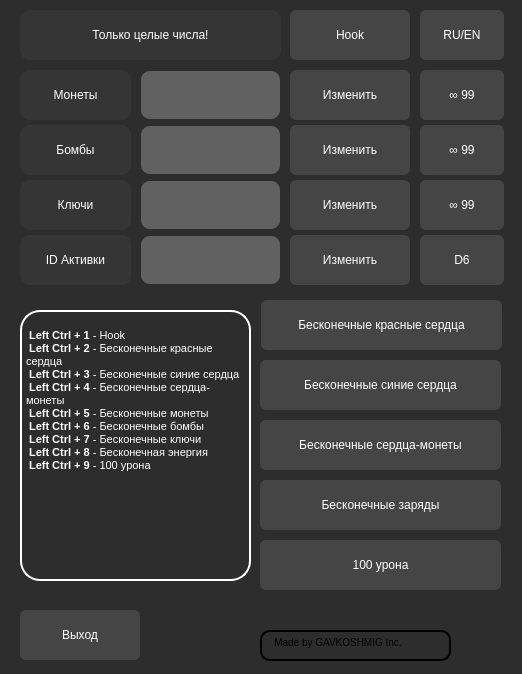
<?xml version="1.0" encoding="UTF-8"?>
<ui version="4.0">
 <class>MainWindow</class>
 <widget class="QMainWindow" name="MainWindow">
  <property name="enabled">
   <bool>true</bool>
  </property>
  <property name="geometry">
   <rect>
    <x>0</x>
    <y>0</y>
    <width>522</width>
    <height>674</height>
   </rect>
  </property>
  <property name="sizePolicy">
   <sizepolicy hsizetype="Fixed" vsizetype="Fixed">
    <horstretch>0</horstretch>
    <verstretch>0</verstretch>
   </sizepolicy>
  </property>
  <property name="minimumSize">
   <size>
    <width>522</width>
    <height>674</height>
   </size>
  </property>
  <property name="maximumSize">
   <size>
    <width>522</width>
    <height>674</height>
   </size>
  </property>
  <property name="windowTitle">
   <string>Isaac`s Cheats</string>
  </property>
  <property name="styleSheet">
   <string notr="true">QWidget::setFixedSize(522, 674)</string>
  </property>
  <widget class="QWidget" name="centralwidget">
   <property name="styleSheet">
    <string notr="true">QWidget{
background-color: rgb(45, 45, 45);
}</string>
   </property>
   <widget class="QLabel" name="Int_Numbers_Only">
    <property name="geometry">
     <rect>
      <x>20</x>
      <y>10</y>
      <width>261</width>
      <height>50</height>
     </rect>
    </property>
    <property name="styleSheet">
     <string notr="true">QLabel{
	color: rgb(255, 255, 255);
	font: 75 11pt &quot;MS Shell Dlg 2&quot;;
	background-color: rgb(53, 53, 53);
	border-radius: 10px;
}</string>
    </property>
    <property name="text">
     <string>&lt;html&gt;&lt;head/&gt;&lt;body&gt;&lt;p align=&quot;center&quot;&gt;Только целые числа!&lt;/p&gt;&lt;/body&gt;&lt;/html&gt;</string>
    </property>
    <property name="margin">
     <number>10</number>
    </property>
   </widget>
   <widget class="QLabel" name="Coins">
    <property name="geometry">
     <rect>
      <x>20</x>
      <y>70</y>
      <width>111</width>
      <height>50</height>
     </rect>
    </property>
    <property name="styleSheet">
     <string notr="true">QLabel{
	color: rgb(255, 255, 255);
	font: 75 11pt &quot;MS Shell Dlg 2&quot;;
	background-color: rgb(53, 53, 53);
	border-radius: 10px;
}</string>
    </property>
    <property name="text">
     <string>&lt;html&gt;&lt;head/&gt;&lt;body&gt;&lt;p align=&quot;center&quot;&gt;Монеты&lt;/p&gt;&lt;/body&gt;&lt;/html&gt;</string>
    </property>
    <property name="margin">
     <number>10</number>
    </property>
   </widget>
   <widget class="QLabel" name="Bombs">
    <property name="geometry">
     <rect>
      <x>20</x>
      <y>125</y>
      <width>111</width>
      <height>50</height>
     </rect>
    </property>
    <property name="styleSheet">
     <string notr="true">QLabel{
	color: rgb(255, 255, 255);
	font: 75 11pt &quot;MS Shell Dlg 2&quot;;
	background-color: rgb(53, 53, 53);
	border-radius: 10px;
}</string>
    </property>
    <property name="text">
     <string>&lt;html&gt;&lt;head/&gt;&lt;body&gt;&lt;p align=&quot;center&quot;&gt;Бомбы&lt;/p&gt;&lt;/body&gt;&lt;/html&gt;</string>
    </property>
    <property name="margin">
     <number>10</number>
    </property>
   </widget>
   <widget class="QLabel" name="Keys">
    <property name="geometry">
     <rect>
      <x>20</x>
      <y>180</y>
      <width>111</width>
      <height>50</height>
     </rect>
    </property>
    <property name="styleSheet">
     <string notr="true">QLabel{
	color: rgb(255, 255, 255);
	font: 75 11pt &quot;MS Shell Dlg 2&quot;;
	background-color: rgb(53, 53, 53);
	border-radius: 10px;
}</string>
    </property>
    <property name="text">
     <string>&lt;html&gt;&lt;head/&gt;&lt;body&gt;&lt;p align=&quot;center&quot;&gt;Ключи&lt;/p&gt;&lt;/body&gt;&lt;/html&gt;</string>
    </property>
    <property name="margin">
     <number>10</number>
    </property>
   </widget>
   <widget class="QLabel" name="Active_items">
    <property name="geometry">
     <rect>
      <x>20</x>
      <y>235</y>
      <width>111</width>
      <height>50</height>
     </rect>
    </property>
    <property name="styleSheet">
     <string notr="true">QLabel{
	color: rgb(255, 255, 255);
	font: 75 11pt &quot;MS Shell Dlg 2&quot;;
	background-color: rgb(53, 53, 53);
	border-radius: 10px;
}</string>
    </property>
    <property name="text">
     <string>&lt;html&gt;&lt;head/&gt;&lt;body&gt;&lt;p align=&quot;center&quot;&gt;ID Активки&lt;/p&gt;&lt;/body&gt;&lt;/html&gt;</string>
    </property>
    <property name="margin">
     <number>10</number>
    </property>
   </widget>
   <widget class="QPushButton" name="Change_coins">
    <property name="geometry">
     <rect>
      <x>290</x>
      <y>70</y>
      <width>120</width>
      <height>50</height>
     </rect>
    </property>
    <property name="styleSheet">
     <string notr="true">QPushButton {
	color: rgb(255, 255, 255);
	font: 10pt &quot;MS Shell Dlg 2&quot;;
    border-radius: 6px;
	background-color: rgb(69, 69, 69);
    min-width: 80px;
}
QPushButton:hover{
	border: 2px solid rgb(50, 50, 50);
}
QPushButton:pressed {
	background-color: rgb(64, 64, 64);
}

QPushButton:flat {
    border: none; 
}

QPushButton:default {
    border-color: navy; 
}</string>
    </property>
    <property name="text">
     <string>Изменить</string>
    </property>
   </widget>
   <widget class="QLineEdit" name="Input_coins">
    <property name="geometry">
     <rect>
      <x>140</x>
      <y>70</y>
      <width>141</width>
      <height>50</height>
     </rect>
    </property>
    <property name="styleSheet">
     <string notr="true">QLineEdit{
	font: 10pt &quot;MS Shell Dlg 2&quot;;
	border: 2px solid rgb(37, 39, 48, 0);
	border-radius: 10px;
	color: #FFF;
	padding-left: 20 px;
	padding-right: 20 px;
	background-color: rgb(97, 97, 97);
}
QLineEdit:hover{
	border: 2px solid rgb(104, 104, 104);
}
QLineEdit:focus{
	border: 2px solid rgb(255, 255, 255);
	
	background-color: rgb(141, 141, 141);
}</string>
    </property>
   </widget>
   <widget class="QLineEdit" name="Input_bombs">
    <property name="geometry">
     <rect>
      <x>140</x>
      <y>125</y>
      <width>141</width>
      <height>50</height>
     </rect>
    </property>
    <property name="styleSheet">
     <string notr="true">QLineEdit{
	font: 10pt &quot;MS Shell Dlg 2&quot;;
	border: 2px solid rgb(37, 39, 48, 0);
	border-radius: 10px;
	color: #FFF;
	padding-left: 20 px;
	padding-right: 20 px;
	background-color: rgb(97, 97, 97);
}
QLineEdit:hover{
	border: 2px solid rgb(104, 104, 104);
}
QLineEdit:focus{
	border: 2px solid rgb(255, 255, 255);
	
	background-color: rgb(141, 141, 141);
}</string>
    </property>
   </widget>
   <widget class="QLineEdit" name="Input_keys">
    <property name="geometry">
     <rect>
      <x>140</x>
      <y>180</y>
      <width>141</width>
      <height>50</height>
     </rect>
    </property>
    <property name="styleSheet">
     <string notr="true">QLineEdit{
	font: 10pt &quot;MS Shell Dlg 2&quot;;
	border: 2px solid rgb(37, 39, 48, 0);
	border-radius: 10px;
	color: #FFF;
	padding-left: 20 px;
	padding-right: 20 px;
	background-color: rgb(97, 97, 97);
}
QLineEdit:hover{
	border: 2px solid rgb(104, 104, 104);
}
QLineEdit:focus{
	border: 2px solid rgb(255, 255, 255);
	
	background-color: rgb(141, 141, 141);
}</string>
    </property>
   </widget>
   <widget class="QLineEdit" name="Input_items">
    <property name="geometry">
     <rect>
      <x>140</x>
      <y>235</y>
      <width>141</width>
      <height>50</height>
     </rect>
    </property>
    <property name="styleSheet">
     <string notr="true">QLineEdit{
	font: 10pt &quot;MS Shell Dlg 2&quot;;
	border: 2px solid rgb(37, 39, 48, 0);
	border-radius: 10px;
	color: #FFF;
	padding-left: 20 px;
	padding-right: 20 px;
	background-color: rgb(97, 97, 97);
}
QLineEdit:hover{
	border: 2px solid rgb(104, 104, 104);
}
QLineEdit:focus{
	border: 2px solid rgb(255, 255, 255);
	
	background-color: rgb(141, 141, 141);
}</string>
    </property>
   </widget>
   <widget class="QPushButton" name="Change_bombs">
    <property name="geometry">
     <rect>
      <x>290</x>
      <y>125</y>
      <width>120</width>
      <height>50</height>
     </rect>
    </property>
    <property name="styleSheet">
     <string notr="true">QPushButton {
	color: rgb(255, 255, 255);
	font: 10pt &quot;MS Shell Dlg 2&quot;;
    border-radius: 6px;
	background-color: rgb(69, 69, 69);
    min-width: 80px;
}
QPushButton:hover{
	border: 2px solid rgb(50, 50, 50);
}
QPushButton:pressed {
	background-color: rgb(64, 64, 64);
}

QPushButton:flat {
    border: none; 
}

QPushButton:default {
    border-color: navy; 
}</string>
    </property>
    <property name="text">
     <string>Изменить</string>
    </property>
   </widget>
   <widget class="QPushButton" name="Change_keys">
    <property name="geometry">
     <rect>
      <x>290</x>
      <y>180</y>
      <width>120</width>
      <height>50</height>
     </rect>
    </property>
    <property name="styleSheet">
     <string notr="true">QPushButton {
	color: rgb(255, 255, 255);
	font: 10pt &quot;MS Shell Dlg 2&quot;;
    border-radius: 6px;
	background-color: rgb(69, 69, 69);
    min-width: 80px;
}
QPushButton:hover{
	border: 2px solid rgb(50, 50, 50);
}
QPushButton:pressed {
	background-color: rgb(64, 64, 64);
}

QPushButton:flat {
    border: none; 
}

QPushButton:default {
    border-color: navy; 
}</string>
    </property>
    <property name="text">
     <string>Изменить</string>
    </property>
   </widget>
   <widget class="QPushButton" name="Change_items">
    <property name="geometry">
     <rect>
      <x>290</x>
      <y>235</y>
      <width>120</width>
      <height>50</height>
     </rect>
    </property>
    <property name="styleSheet">
     <string notr="true">QPushButton {
	color: rgb(255, 255, 255);
	font: 10pt &quot;MS Shell Dlg 2&quot;;
    border-radius: 6px;
	background-color: rgb(69, 69, 69);
    min-width: 80px;
}
QPushButton:hover{
	border: 2px solid rgb(50, 50, 50);
}
QPushButton:pressed {
	background-color: rgb(64, 64, 64);
}

QPushButton:flat {
    border: none; 
}

QPushButton:default {
    border-color: navy; 
}</string>
    </property>
    <property name="text">
     <string>Изменить</string>
    </property>
   </widget>
   <widget class="QPushButton" name="Infinity_coins">
    <property name="geometry">
     <rect>
      <x>420</x>
      <y>70</y>
      <width>84</width>
      <height>50</height>
     </rect>
    </property>
    <property name="styleSheet">
     <string notr="true">QPushButton {
	color: rgb(255, 255, 255);
	font: 10pt &quot;MS Shell Dlg 2&quot;;
    border-radius: 6px;
	background-color: rgb(69, 69, 69);
    min-width: 80px;
}
QPushButton:hover{
	border: 2px solid rgb(50, 50, 50);
}
QPushButton:pressed {
	background-color: rgb(64, 64, 64);
}

QPushButton:flat {
    border: none; 
}

QPushButton:default {
    border-color: navy; 
}</string>
    </property>
    <property name="text">
     <string>∞ 99</string>
    </property>
   </widget>
   <widget class="QPushButton" name="Infinity_bombs">
    <property name="geometry">
     <rect>
      <x>420</x>
      <y>125</y>
      <width>84</width>
      <height>50</height>
     </rect>
    </property>
    <property name="styleSheet">
     <string notr="true">QPushButton {
	color: rgb(255, 255, 255);
	font: 10pt &quot;MS Shell Dlg 2&quot;;
    border-radius: 6px;
	background-color: rgb(69, 69, 69);
    min-width: 80px;
}
QPushButton:hover{
	border: 2px solid rgb(50, 50, 50);
}
QPushButton:pressed {
	background-color: rgb(64, 64, 64);
}

QPushButton:flat {
    border: none; 
}

QPushButton:default {
    border-color: navy; 
}</string>
    </property>
    <property name="text">
     <string>∞ 99</string>
    </property>
   </widget>
   <widget class="QPushButton" name="Infinity_keys">
    <property name="geometry">
     <rect>
      <x>420</x>
      <y>180</y>
      <width>84</width>
      <height>50</height>
     </rect>
    </property>
    <property name="styleSheet">
     <string notr="true">QPushButton {
	color: rgb(255, 255, 255);
	font: 10pt &quot;MS Shell Dlg 2&quot;;
    border-radius: 6px;
	background-color: rgb(69, 69, 69);
    min-width: 80px;
}
QPushButton:hover{
	border: 2px solid rgb(50, 50, 50);
}
QPushButton:pressed {
	background-color: rgb(64, 64, 64);
}

QPushButton:flat {
    border: none; 
}

QPushButton:default {
    border-color: navy; 
}</string>
    </property>
    <property name="text">
     <string>∞ 99</string>
    </property>
   </widget>
   <widget class="QPushButton" name="D6_btn">
    <property name="geometry">
     <rect>
      <x>420</x>
      <y>235</y>
      <width>84</width>
      <height>50</height>
     </rect>
    </property>
    <property name="styleSheet">
     <string notr="true">QPushButton {
	color: rgb(255, 255, 255);
	font: 10pt &quot;MS Shell Dlg 2&quot;;
    border-radius: 6px;
	background-color: rgb(69, 69, 69);
    min-width: 80px;
}
QPushButton:hover{
	border: 2px solid rgb(50, 50, 50);
}
QPushButton:pressed {
	background-color: rgb(64, 64, 64);
}

QPushButton:flat {
    border: none; 
}

QPushButton:default {
    border-color: navy; 
}</string>
    </property>
    <property name="text">
     <string>D6</string>
    </property>
   </widget>
   <widget class="QPushButton" name="Inf_energy">
    <property name="geometry">
     <rect>
      <x>260</x>
      <y>480</y>
      <width>241</width>
      <height>50</height>
     </rect>
    </property>
    <property name="styleSheet">
     <string notr="true">QPushButton {
	color: rgb(255, 255, 255);
	font: 10pt &quot;MS Shell Dlg 2&quot;;
    border-radius: 6px;
	background-color: rgb(69, 69, 69);
    min-width: 80px;
}
QPushButton:hover{
	border: 2px solid rgb(50, 50, 50);
}
QPushButton:pressed {
	background-color: rgb(64, 64, 64);
}

QPushButton:flat {
    border: none; 
}

QPushButton:default {
    border-color: navy; 
}</string>
    </property>
    <property name="text">
     <string>Бесконечные заряды</string>
    </property>
   </widget>
   <widget class="QPushButton" name="Dmg_btn">
    <property name="geometry">
     <rect>
      <x>260</x>
      <y>540</y>
      <width>241</width>
      <height>50</height>
     </rect>
    </property>
    <property name="styleSheet">
     <string notr="true">QPushButton {
	color: rgb(255, 255, 255);
	font: 10pt &quot;MS Shell Dlg 2&quot;;
    border-radius: 6px;
	background-color: rgb(69, 69, 69);
    min-width: 80px;
}
QPushButton:hover{
	border: 2px solid rgb(50, 50, 50);
}
QPushButton:pressed {
	background-color: rgb(64, 64, 64);
}

QPushButton:flat {
    border: none; 
}

QPushButton:default {
    border-color: navy; 
}</string>
    </property>
    <property name="text">
     <string>100 урона</string>
    </property>
   </widget>
   <widget class="QPushButton" name="Inf_hearts_coins">
    <property name="geometry">
     <rect>
      <x>260</x>
      <y>420</y>
      <width>241</width>
      <height>50</height>
     </rect>
    </property>
    <property name="styleSheet">
     <string notr="true">QPushButton {
	color: rgb(255, 255, 255);
	font: 10pt &quot;MS Shell Dlg 2&quot;;
    border-radius: 6px;
	background-color: rgb(69, 69, 69);
    min-width: 80px;
}
QPushButton:hover{
	border: 2px solid rgb(50, 50, 50);
}
QPushButton:pressed {
	background-color: rgb(64, 64, 64);
}

QPushButton:flat {
    border: none; 
}

QPushButton:default {
    border-color: navy; 
}</string>
    </property>
    <property name="text">
     <string>Бесконечные сердца-монеты</string>
    </property>
   </widget>
   <widget class="QPushButton" name="Inf_red_hearts">
    <property name="geometry">
     <rect>
      <x>261</x>
      <y>300</y>
      <width>241</width>
      <height>50</height>
     </rect>
    </property>
    <property name="styleSheet">
     <string notr="true">QPushButton {
	color: rgb(255, 255, 255);
	font: 10pt &quot;MS Shell Dlg 2&quot;;
    border-radius: 6px;
	background-color: rgb(69, 69, 69);
    min-width: 80px;
}
QPushButton:hover{
	border: 2px solid rgb(50, 50, 50);
}
QPushButton:pressed {
	background-color: rgb(64, 64, 64);
}

QPushButton:flat {
    border: none; 
}

QPushButton:default {
    border-color: navy; 
}</string>
    </property>
    <property name="text">
     <string>Бесконечные красные сердца</string>
    </property>
   </widget>
   <widget class="QPushButton" name="Inf_blue_hearts">
    <property name="geometry">
     <rect>
      <x>260</x>
      <y>360</y>
      <width>241</width>
      <height>50</height>
     </rect>
    </property>
    <property name="styleSheet">
     <string notr="true">QPushButton {
	color: rgb(255, 255, 255);
	font: 10pt &quot;MS Shell Dlg 2&quot;;
    border-radius: 6px;
	background-color: rgb(69, 69, 69);
    min-width: 80px;
}
QPushButton:hover{
	border: 2px solid rgb(50, 50, 50);
}
QPushButton:pressed {
	background-color: rgb(64, 64, 64);
}

QPushButton:flat {
    border: none; 
}

QPushButton:default {
    border-color: navy; 
}</string>
    </property>
    <property name="text">
     <string>Бесконечные синие сердца</string>
    </property>
   </widget>
   <widget class="QPushButton" name="Exit_btn">
    <property name="geometry">
     <rect>
      <x>20</x>
      <y>610</y>
      <width>120</width>
      <height>50</height>
     </rect>
    </property>
    <property name="styleSheet">
     <string notr="true">QPushButton {
	color: rgb(255, 255, 255);
	font: 10pt &quot;MS Shell Dlg 2&quot;;
    border-radius: 6px;
	background-color: rgb(69, 69, 69);
    min-width: 80px;
}
QPushButton:hover{
	border: 2px solid rgb(50, 50, 50);
}
QPushButton:pressed {
	background-color: rgb(64, 64, 64);
}

QPushButton:flat {
    border: none; 
}

QPushButton:default {
    border-color: navy; 
}</string>
    </property>
    <property name="text">
     <string>Выход</string>
    </property>
   </widget>
   <widget class="QTextBrowser" name="Inform_board">
    <property name="geometry">
     <rect>
      <x>20</x>
      <y>310</y>
      <width>231</width>
      <height>271</height>
     </rect>
    </property>
    <property name="styleSheet">
     <string notr="true">QTextBrowser{
	color: rgb(255, 255, 255);
	border-radius: 20px;
	border: 2px solid rgb(255, 255, 255);
	background-color: rgb(45, 45, 45);
}
</string>
    </property>
    <property name="html">
     <string>&lt;!DOCTYPE HTML PUBLIC &quot;-//W3C//DTD HTML 4.0//EN&quot; &quot;http://www.w3.org/TR/REC-html40/strict.dtd&quot;&gt;
&lt;html&gt;&lt;head&gt;&lt;meta name=&quot;qrichtext&quot; content=&quot;1&quot; /&gt;&lt;style type=&quot;text/css&quot;&gt;
p, li { white-space: pre-wrap; }
&lt;/style&gt;&lt;/head&gt;&lt;body style=&quot; font-family:'MS Shell Dlg 2'; font-size:8.25pt; font-weight:400; font-style:normal;&quot;&gt;
&lt;p style=&quot;-qt-paragraph-type:empty; margin-top:0px; margin-bottom:0px; margin-left:0px; margin-right:0px; -qt-block-indent:0; text-indent:0px; font-size:7.8pt;&quot;&gt;&lt;br /&gt;&lt;/p&gt;
&lt;p style=&quot; margin-top:0px; margin-bottom:0px; margin-left:0px; margin-right:0px; -qt-block-indent:0; text-indent:0px;&quot;&gt;&lt;span style=&quot; font-size:8pt; font-weight:600;&quot;&gt; Left Ctrl + 1&lt;/span&gt;&lt;span style=&quot; font-size:8pt;&quot;&gt; - Hook&lt;/span&gt;&lt;/p&gt;
&lt;p style=&quot; margin-top:0px; margin-bottom:0px; margin-left:0px; margin-right:0px; -qt-block-indent:0; text-indent:0px;&quot;&gt;&lt;span style=&quot; font-size:8pt; font-weight:600;&quot;&gt; Left Ctrl + 2&lt;/span&gt;&lt;span style=&quot; font-size:8pt;&quot;&gt; - Бесконечные красные сердца&lt;/span&gt;&lt;/p&gt;
&lt;p style=&quot; margin-top:0px; margin-bottom:0px; margin-left:0px; margin-right:0px; -qt-block-indent:0; text-indent:0px;&quot;&gt;&lt;span style=&quot; font-size:8pt; font-weight:600;&quot;&gt; Left Ctrl + 3&lt;/span&gt;&lt;span style=&quot; font-size:8pt;&quot;&gt; - Бесконечные синие сердца&lt;/span&gt;&lt;/p&gt;
&lt;p style=&quot; margin-top:0px; margin-bottom:0px; margin-left:0px; margin-right:0px; -qt-block-indent:0; text-indent:0px;&quot;&gt;&lt;span style=&quot; font-size:8pt; font-weight:600;&quot;&gt; Left Ctrl + 4&lt;/span&gt;&lt;span style=&quot; font-size:8pt;&quot;&gt; - Бесконечные сердца-монеты&lt;/span&gt;&lt;/p&gt;
&lt;p style=&quot; margin-top:0px; margin-bottom:0px; margin-left:0px; margin-right:0px; -qt-block-indent:0; text-indent:0px;&quot;&gt;&lt;span style=&quot; font-size:8pt; font-weight:600;&quot;&gt; Left Ctrl + 5&lt;/span&gt;&lt;span style=&quot; font-size:8pt;&quot;&gt; - Бесконечные монеты&lt;/span&gt;&lt;/p&gt;
&lt;p style=&quot; margin-top:0px; margin-bottom:0px; margin-left:0px; margin-right:0px; -qt-block-indent:0; text-indent:0px;&quot;&gt;&lt;span style=&quot; font-size:8pt; font-weight:600;&quot;&gt; Left Ctrl + 6&lt;/span&gt;&lt;span style=&quot; font-size:8pt;&quot;&gt; - Бесконечные бомбы&lt;/span&gt;&lt;/p&gt;
&lt;p style=&quot; margin-top:0px; margin-bottom:0px; margin-left:0px; margin-right:0px; -qt-block-indent:0; text-indent:0px;&quot;&gt;&lt;span style=&quot; font-size:8pt; font-weight:600;&quot;&gt; Left Ctrl + 7&lt;/span&gt;&lt;span style=&quot; font-size:8pt;&quot;&gt; - Бесконечные ключи&lt;/span&gt;&lt;/p&gt;
&lt;p style=&quot; margin-top:0px; margin-bottom:0px; margin-left:0px; margin-right:0px; -qt-block-indent:0; text-indent:0px;&quot;&gt;&lt;span style=&quot; font-size:8pt; font-weight:600;&quot;&gt; Left Ctrl + 8&lt;/span&gt;&lt;span style=&quot; font-size:8pt;&quot;&gt; - Бесконечная энергия&lt;/span&gt;&lt;/p&gt;
&lt;p style=&quot; margin-top:0px; margin-bottom:0px; margin-left:0px; margin-right:0px; -qt-block-indent:0; text-indent:0px;&quot;&gt;&lt;span style=&quot; font-size:8pt; font-weight:600;&quot;&gt; Left Ctrl + 9&lt;/span&gt;&lt;span style=&quot; font-size:8pt;&quot;&gt; - 100 урона&lt;/span&gt;&lt;/p&gt;&lt;/body&gt;&lt;/html&gt;</string>
    </property>
   </widget>
   <widget class="QPushButton" name="Language_btn">
    <property name="geometry">
     <rect>
      <x>420</x>
      <y>10</y>
      <width>84</width>
      <height>50</height>
     </rect>
    </property>
    <property name="styleSheet">
     <string notr="true">QPushButton {
	color: rgb(255, 255, 255);
	font: 10pt &quot;MS Shell Dlg 2&quot;;
    border-radius: 6px;
	background-color: rgb(69, 69, 69);
    min-width: 80px;
}
QPushButton:hover{
	border: 2px solid rgb(50, 50, 50);
}
QPushButton:pressed {
	background-color: rgb(64, 64, 64);
}

QPushButton:flat {
    border: none; 
}

QPushButton:default {
    border-color: navy; 
}</string>
    </property>
    <property name="text">
     <string>RU/EN</string>
    </property>
   </widget>
   <widget class="QPushButton" name="Hook_btn">
    <property name="geometry">
     <rect>
      <x>290</x>
      <y>10</y>
      <width>120</width>
      <height>50</height>
     </rect>
    </property>
    <property name="styleSheet">
     <string notr="true">QPushButton {
	color: rgb(255, 255, 255);
	font: 10pt &quot;MS Shell Dlg 2&quot;;
    border-radius: 6px;
	background-color: rgb(69, 69, 69);
    min-width: 80px;
}
QPushButton:hover{
	border: 2px solid rgb(50, 50, 50);
}
QPushButton:pressed {
	background-color: rgb(64, 64, 64);
}

QPushButton:flat {
    border: none; 
}

QPushButton:default {
    border-color: navy; 
}</string>
    </property>
    <property name="text">
     <string>Hook</string>
    </property>
   </widget>
   <widget class="QTextBrowser" name="Author_btn">
    <property name="geometry">
     <rect>
      <x>260</x>
      <y>630</y>
      <width>191</width>
      <height>31</height>
     </rect>
    </property>
    <property name="styleSheet">
     <string notr="true">QTextBrowser{
	color: rgb(0, 0, 0);
	border-radius: 10px;
	border: 2px solid;
	background-color: qconicalgradient(cx:0.5, cy:0.5, angle:0, stop:0 rgba(136, 106, 22, 255), stop:0.119403 rgba(166, 140, 41, 255), stop:0.233831 rgba(204, 181, 74, 255), stop:0.293532 rgba(235, 219, 102, 255), stop:0.383085 rgba(245, 236, 112, 255), stop:0.502488 rgba(209, 190, 76, 255), stop:0.57 rgba(187, 156, 51, 255), stop:0.61194 rgba(168, 142, 42, 255), stop:0.695 rgba(202, 174, 68, 255), stop:0.75 rgba(218, 202, 86, 255), stop:0.80597 rgba(208, 187, 73, 255), stop:0.835821 rgba(187, 156, 51, 255), stop:0.890547 rgba(137, 108, 26, 255));
}</string>
    </property>
    <property name="html">
     <string>&lt;!DOCTYPE HTML PUBLIC &quot;-//W3C//DTD HTML 4.0//EN&quot; &quot;http://www.w3.org/TR/REC-html40/strict.dtd&quot;&gt;
&lt;html&gt;&lt;head&gt;&lt;meta name=&quot;qrichtext&quot; content=&quot;1&quot; /&gt;&lt;style type=&quot;text/css&quot;&gt;
p, li { white-space: pre-wrap; }
&lt;/style&gt;&lt;/head&gt;&lt;body style=&quot; font-family:'MS Shell Dlg 2'; font-size:8.25pt; font-weight:400; font-style:normal;&quot;&gt;
&lt;p style=&quot; margin-top:0px; margin-bottom:0px; margin-left:0px; margin-right:0px; -qt-block-indent:0; text-indent:0px;&quot;&gt;&lt;span style=&quot; font-size:7.8pt;&quot;&gt;   Made by GAVKOSHMIG Inc.&lt;/span&gt;&lt;/p&gt;&lt;/body&gt;&lt;/html&gt;</string>
    </property>
   </widget>
   <widget class="QLabel" name="label">
    <property name="geometry">
     <rect>
      <x>460</x>
      <y>620</y>
      <width>41</width>
      <height>41</height>
     </rect>
    </property>
    <property name="styleSheet">
     <string notr="true">background-image: url(:/Icon_gav/Icon_GAV.jpg);</string>
    </property>
    <property name="text">
     <string/>
    </property>
    <property name="pixmap">
     <pixmap>imgonline-com-ua-Resize-FJDPqgFmfYQzOIw.jpg</pixmap>
    </property>
   </widget>
  </widget>
 </widget>
 <resources>
  <include location="1.qrc"/>
  <include location="icon.qrc"/>
  <include location="222.qrc"/>
 </resources>
 <connections/>
</ui>
